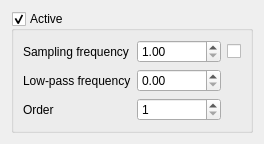
<?xml version="1.0" encoding="UTF-8"?>
<ui version="4.0">
 <class>LowPassFilterSettings</class>
 <widget class="QWidget" name="LowPassFilterSettings">
  <property name="geometry">
   <rect>
    <x>0</x>
    <y>0</y>
    <width>235</width>
    <height>136</height>
   </rect>
  </property>
  <property name="windowTitle">
   <string>Form</string>
  </property>
  <layout class="QHBoxLayout" name="horizontalLayout">
   <item>
    <widget class="QGroupBox" name="gb_lp_settings">
     <property name="sizePolicy">
      <sizepolicy hsizetype="Preferred" vsizetype="Preferred">
       <horstretch>0</horstretch>
       <verstretch>0</verstretch>
      </sizepolicy>
     </property>
     <property name="title">
      <string>Active</string>
     </property>
     <property name="flat">
      <bool>true</bool>
     </property>
     <property name="checkable">
      <bool>true</bool>
     </property>
     <layout class="QGridLayout" name="gridLayout">
      <item row="0" column="0">
       <widget class="QLabel" name="label_2">
        <property name="text">
         <string>Sampling frequency</string>
        </property>
       </widget>
      </item>
      <item row="0" column="1">
       <widget class="QTraitDoubleSpinBox" name="sp_sampling_frequency">
        <property name="minimum">
         <double>1.000000000000000</double>
        </property>
        <property name="maximum">
         <double>50000.000000000000000</double>
        </property>
        <property name="singleStep">
         <double>0.010000000000000</double>
        </property>
       </widget>
      </item>
      <item row="0" column="2">
       <widget class="QTraitCheckBox" name="cb_overrule">
        <property name="text">
         <string/>
        </property>
       </widget>
      </item>
      <item row="1" column="0">
       <widget class="QLabel" name="label">
        <property name="text">
         <string>Low-pass frequency</string>
        </property>
       </widget>
      </item>
      <item row="1" column="1">
       <widget class="QTraitDoubleSpinBox" name="sp_lowpass_frequency">
        <property name="minimum">
         <double>0.000000000000000</double>
        </property>
        <property name="maximum">
         <double>100000.000000000000000</double>
        </property>
        <property name="singleStep">
         <double>0.010000000000000</double>
        </property>
       </widget>
      </item>
      <item row="2" column="0">
       <widget class="QLabel" name="label_3">
        <property name="text">
         <string>Order</string>
        </property>
       </widget>
      </item>
      <item row="2" column="1">
       <widget class="QTraitSpinBox" name="sp_order">
        <property name="minimum">
         <number>1</number>
        </property>
       </widget>
      </item>
     </layout>
    </widget>
   </item>
  </layout>
 </widget>
 <customwidgets>
  <customwidget>
   <class>QTraitDoubleSpinBox</class>
   <extends>QDoubleSpinBox</extends>
   <header>madernpytools/qtgui/traitlet_widgets</header>
  </customwidget>
  <customwidget>
   <class>QTraitSpinBox</class>
   <extends>QSpinBox</extends>
   <header>madernpytools/qtgui/traitlet_widgets</header>
  </customwidget>
  <customwidget>
   <class>QTraitCheckBox</class>
   <extends>QCheckBox</extends>
   <header>madernpytools/qtgui/traitlet_widgets</header>
  </customwidget>
 </customwidgets>
 <resources/>
 <connections/>
</ui>
